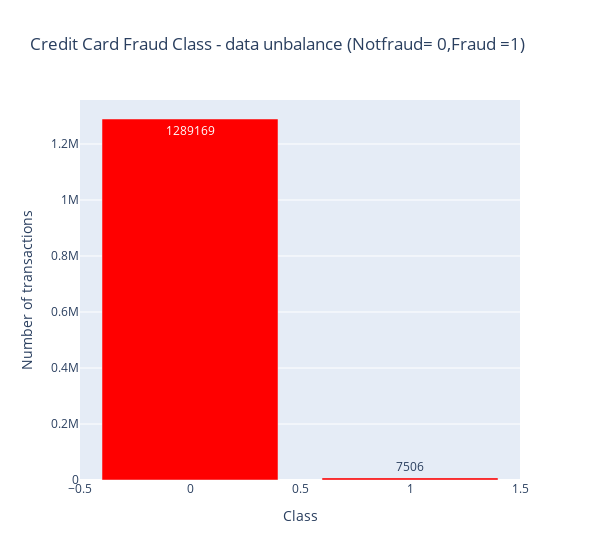

Write notebook code for a chart like this one.
### Code cell
temp = df1["is_fraud"].value_counts()
df = pd.DataFrame({'Class': temp.index,'values': temp.values})

trace = go.Bar(
    x = df['Class'],y = df['values'],
    name="Credit Card Fraud Class - data unbalance (Not fraud = 0, Fraud = 1)",
    marker=dict(color="Red"),
    text=df['values']
)
data = [trace]
layout = dict(title = 'Credit Card Fraud Class - data unbalance (Notfraud= 0,Fraud =1)',
          xaxis = dict(title = 'Class', showticklabels=True), 
          yaxis = dict(title = 'Number of transactions'),
          hovermode = 'closest',width=600
         )
fig = dict(data=data, layout=layout)
iplot(fig, filename='class')

### Figure 1 — Plotly figure (JSON) as saved in the notebook; plotly's stock layout.template omitted (floating-point values rounded to 4 significant figures)
{"data": [{"marker": {"color": "Red"}, "name": "Credit Card Fraud Class - data unbalance (Not fraud = 0, Fraud = 1)", "text": [1289169, 7506], "type": "bar", "x": [0, 1], "y": [1289169, 7506]}], "layout": {"hovermode": "closest", "title": {"text": "Credit Card Fraud Class - data unbalance (Notfraud= 0,Fraud =1)"}, "width": 600, "xaxis": {"showticklabels": true, "title": {"text": "Class"}}, "yaxis": {"title": {"text": "Number of transactions"}}}}
